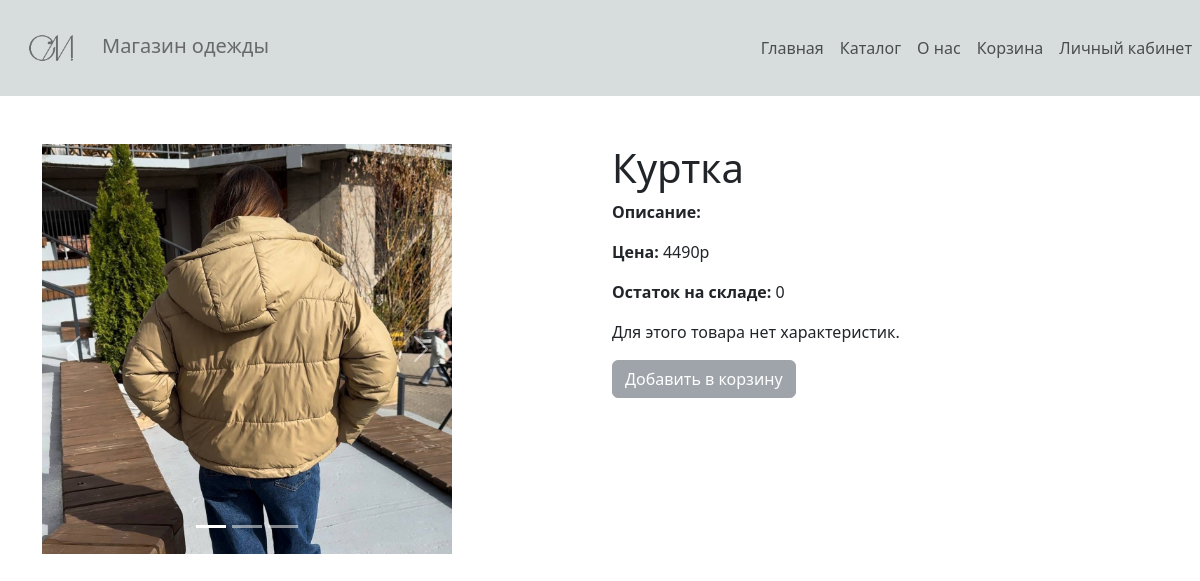
Screenshot of /product/3/ (signed in) with the database file from the repository.
### shop/models.py (models this page shows, shortened)
class ProductImage(models.Model):
    image = models.ImageField(upload_to="", verbose_name="Фото")
    class Meta:
        verbose_name = "Изображение товаров"
        verbose_name_plural = "Изображения товаров"

class Product(models.Model):
    category = models.ManyToManyField(
        Category,
        related_name="clothes",
        verbose_name="Категория",
        blank=False,
    )
    name = models.CharField(
        max_length=200,
        verbose_name="Название",
    )
    description = models.TextField(
        blank=True,
        verbose_name="Описание",
    )
    images = models.ManyToManyField("ProductImage", blank=True, related_name="products")
    image_preview = models.ImageField(verbose_name="Превью", default="default.jpg", blank=True)
    stock = models.PositiveIntegerField(default=0, verbose_name="На складе")
    price = models.DecimalField(
        max_digits=15,
        decimal_places=2,
        verbose_name="Цена",
    )
    created = models.DateTimeField(auto_now_add=True, verbose_name="Создан")
    updated = models.DateTimeField(auto_now=True, verbose_name="Обновлен")
    class Meta:
        ordering = ("name",)
        verbose_name = "Товар"
        verbose_name_plural = "Товары"

### shop/views.py (the view)
# urls.py: path('product/<int:pk>/', ProductDetailView.as_view(), name='product_detail'),
class ProductDetailView(DetailView):
    model = Product
    template_name = 'shop/product_detail.html'
    context_object_name = 'product'

### templates/shop/product_detail.html (shortened to what this page needs)
{% extends 'basev2.html' %}
{% load static %}
{% block content %}
    <div class="row">
        <div class="col-md-6">
            <div id="carouselExampleIndicators" class="carousel slide w-75" data-bs-ride="carousel">
                  <div class="carousel-indicators">
                      {% for image in product.images.all %}
                          {% if forloop.counter0 == 0 %}
                            <button type="button" data-bs-target="#carouselExampleIndicators" data-bs-slide-to="{{ forloop.counter0 }}" class="active" aria-current="true" aria-label="Slide 1"></button>
                          {% else %}
                              <button type="button" data-bs-target="#carouselExampleIndicators" data-bs-slide-to="{{ forloop.counter0 }}" aria-current="true" aria-label="Slide 1"></button>
                          {% endif %}
                      {% endfor %}
                  </div>
                  <div class="carousel-inner">
                      {% for image in product.images.all %}
                          {% if forloop.counter0 == 0 %}
                              <div class="carousel-item active">
                                  <img src="/media/{{ image.image }}" class="d-block w-100" alt="...">
                              </div>
                          {% else %}
                              <div class="carousel-item">
                                  <img src="/media/{{ image.image    }}" class="d-block w-100" alt="...">
                              </div>
                          {% endif %}
                      {% endfor %}
                  </div>
                  <button class="carousel-control-prev" type="button" data-bs-target="#carouselExampleIndicators" data-bs-slide="prev">
                    <span class="carousel-control-prev-icon" aria-hidden="true"></span>
                  </button>
                  <button class="carousel-control-next" type="button" data-bs-target="#carouselExampleIndicators" data-bs-slide="next">
                    <span class="carousel-control-next-icon" aria-hidden="true"></span>
                  </button>
            </div>
        </div>
        <div class="col-md-6">
            <h1>{{ product.name }}</h1>
            <p><strong>Описание:</strong> {{ product.description }}</p>
            <p><strong>Цена:</strong> {{ product.price|stringformat:".0f" }}р</p>
            <p><strong>Остаток на складе:</strong> {{ product.stock }}</p>
            {% if product.characteristics.all %}
                <h4>Характеристики:</h4>
                <ul>
                    {% for characteristic in product.characteristics.all %}
                        <li><strong>{{ characteristic.name }}:</strong> {{ characteristic.value }}</li>
                    {% endfor %}
                </ul>
            {% else %}
                <p>Для этого товара нет характеристик.</p>
            {% endif %}
            {% if product.stock > 0 %}
                <a href="{% url 'add_to_cart' product.id %}" class="btn btn-primary">Добавить в корзину</a>
            {% else %}
                <button class="btn btn-secondary disable" disabled>Добавить в корзину</button>
            {% endif %}
        </div>
    </div>
{% endblock %}

### rows the page displays
ProductImage: image (picture)
Product: name "Куртка", price "4490", stock "0"
